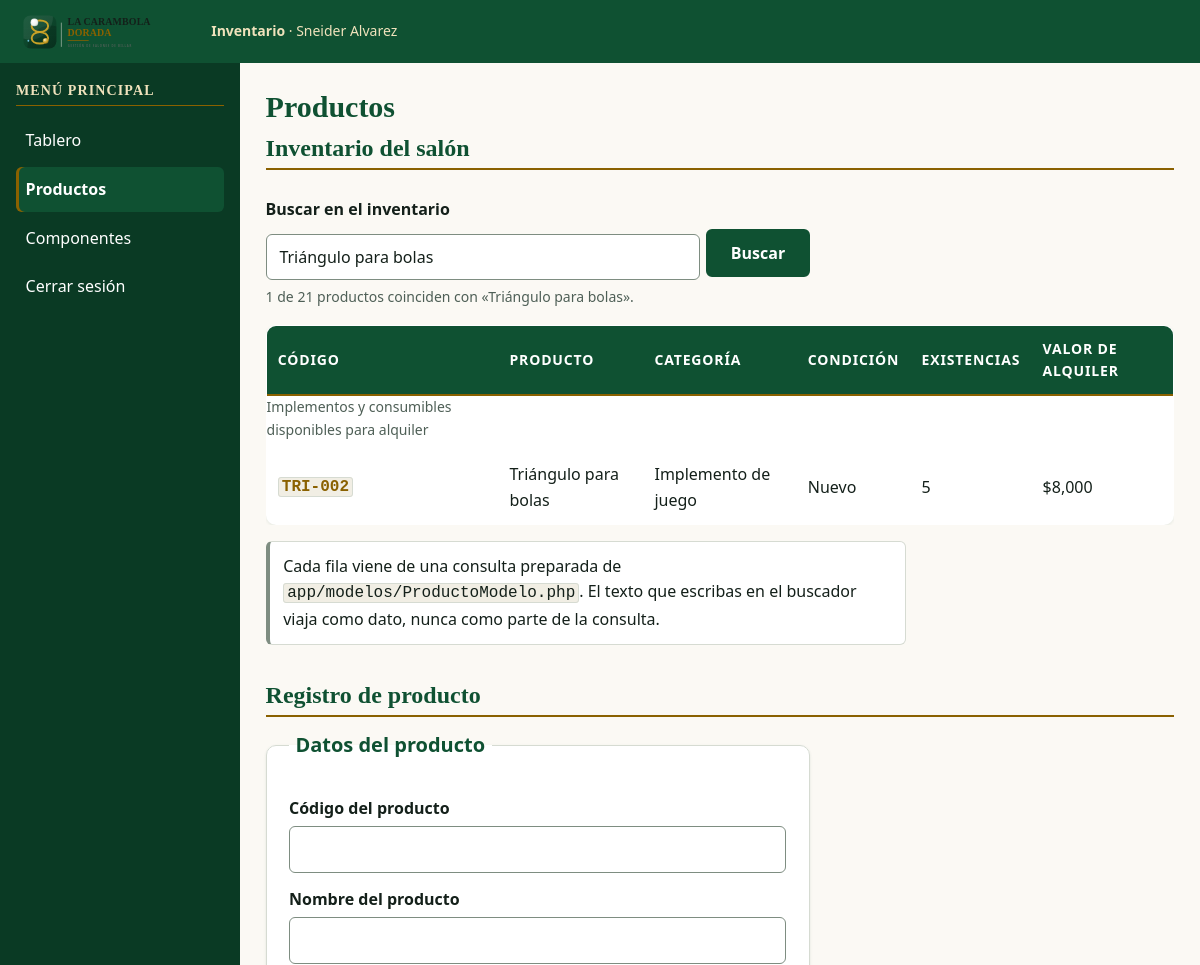
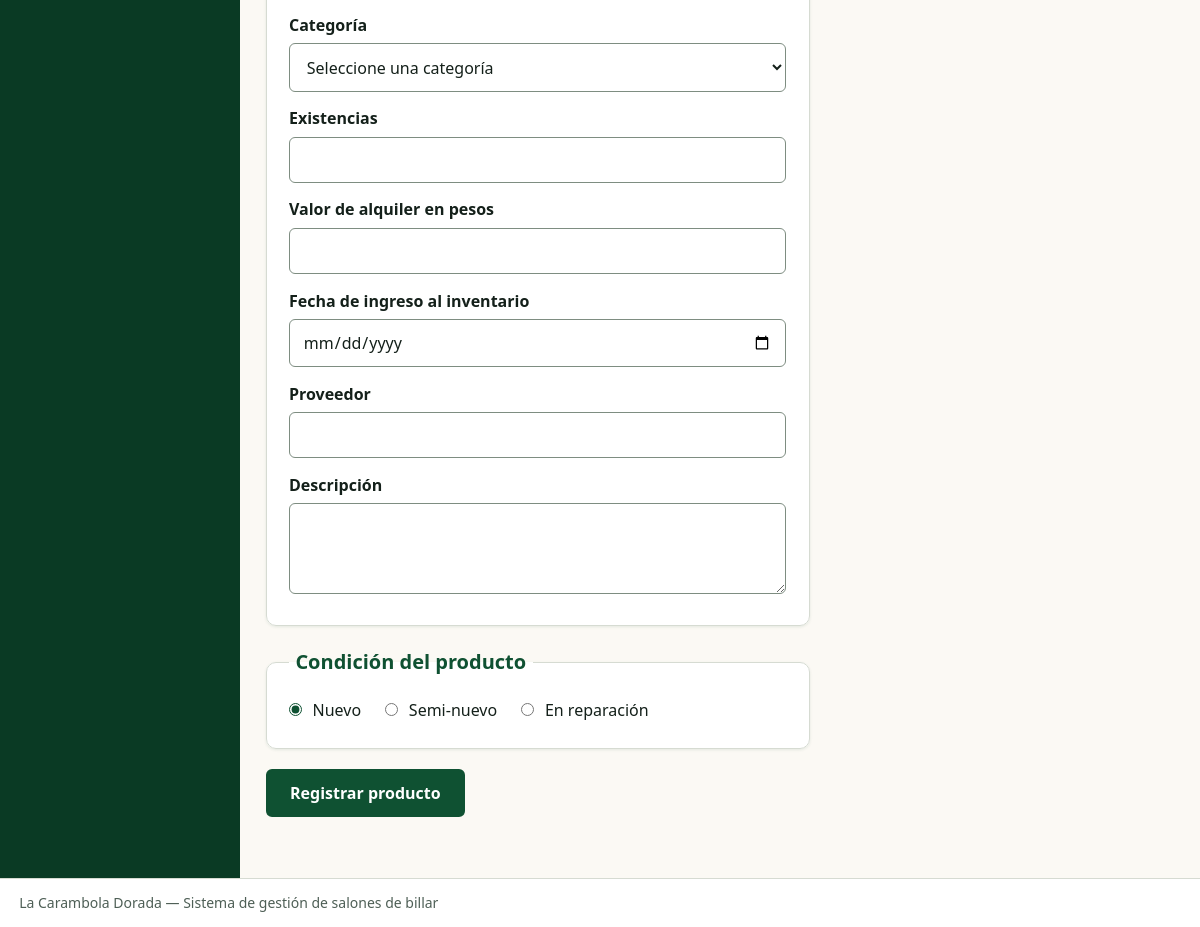
The page /productos.php?buscar=Triángulo para bolas on the database its author committed (2 pictures, top to bottom).
### tables this page shows
CREATE TABLE productos (
  id             INT UNSIGNED     NOT NULL AUTO_INCREMENT,
  codigo         CHAR(7)          NOT NULL COMMENT 'TAC-001: tres letras, guion, tres digitos',
  nombre         VARCHAR(60)      NOT NULL,
  categoria_id   INT UNSIGNED     NOT NULL,
  condicion      ENUM('Nuevo', 'Semi-nuevo', 'En reparación')
                                 NOT NULL DEFAULT 'Nuevo',
  existencias    SMALLINT UNSIGNED NOT NULL DEFAULT 0,
  valor_alquiler DECIMAL(10, 2) UNSIGNED NOT NULL,
  proveedor_id   INT UNSIGNED     NULL,
  descripcion    VARCHAR(200)     NULL,
  fecha_ingreso  DATE             NOT NULL,
  PRIMARY KEY (id),

   
  UNIQUE KEY uq_productos_codigo (codigo),

   
  KEY idx_productos_nombre (nombre),

   
   
   
  KEY idx_productos_categoria (categoria_id),
  KEY idx_productos_proveedor (proveedor_id),

   
   
  CONSTRAINT fk_productos_categoria
    FOREIGN KEY (categoria_id) REFERENCES categorias (id)
    ON UPDATE CASCADE ON DELETE RESTRICT,
  CONSTRAINT fk_productos_proveedor
    FOREIGN KEY (proveedor_id) REFERENCES proveedores (id)
    ON UPDATE CASCADE ON DELETE SET NULL,

   
  CONSTRAINT chk_productos_existencias CHECK (existencias >= 0),
  CONSTRAINT chk_productos_valor       CHECK (valor_alquiler > 0)
);

CREATE TABLE categorias (
  id          INT UNSIGNED    NOT NULL AUTO_INCREMENT,
  nombre      VARCHAR(60)     NOT NULL,
  descripcion VARCHAR(200)    NULL,
  PRIMARY KEY (id),
  UNIQUE KEY uq_categorias_nombre (nombre)
);

### app/modelos/ProductoModelo.php (called while the page is built, shortened)
<?php
function buscarProductos(PDO $pdo, string $texto, int $limite = 20): array
{
    $sql = "SELECT p.id, p.codigo, p.nombre, p.valor_alquiler, p.existencias, p.condicion,
                   c.nombre AS categoria
            FROM productos p
            INNER JOIN categorias c ON c.id = p.categoria_id
            WHERE p.nombre LIKE :por_nombre
               OR c.nombre LIKE :por_categoria
               OR p.codigo LIKE :por_codigo
            ORDER BY p.nombre
            LIMIT :limite";
    $st = $pdo->prepare($sql);
    $patronBusqueda = '%' . $texto . '%';
    $st->bindValue(':por_nombre',    $patronBusqueda, PDO::PARAM_STR);
    $st->bindValue(':por_categoria', $patronBusqueda, PDO::PARAM_STR);
    $st->bindValue(':por_codigo',    $patronBusqueda, PDO::PARAM_STR);
    $st->bindValue(':limite', $limite, PDO::PARAM_INT);
    $st->execute();
    return $st->fetchAll();
}
function contarProductos(PDO $pdo): int
{
    $st = $pdo->prepare('SELECT COUNT(*) FROM productos');
    $st->execute();
    return (int) $st->fetchColumn();
}

### productos.php (the view, shortened to what this page needs)
<?php
require_once __DIR__ . '/app/config/conexion.php';
require_once __DIR__ . '/app/modelos/ProductoModelo.php';
$texto = trim((string) ($_GET['buscar'] ?? ''));
$productos = [];
$total     = 0;
$error     = null;
try {
    $pdo = Conexion::obtener();
    $productos = buscarProductos($pdo, $texto, 100);
    $total     = contarProductos($pdo);
} catch (Throwable $e) {
    $error = 'No se pudo leer el inventario desde la base de datos. Revisa que MySQL '
           . 'esté encendido y que app/config/credenciales.php tenga la base '
           . 'y la clave correctas.';
    $detalle = $e->getMessage();
}
function esc(mixed $valor): string
{
    return htmlspecialchars((string) $valor, ENT_QUOTES | ENT_SUBSTITUTE, 'UTF-8');
}
?>
<!DOCTYPE html>
<html lang="es">
<head>
  <link rel="stylesheet" href="css/estilos.css">
</head>
<body>
  <div class="panel">
    <header class="panel__barra">
      <img src="assets/img/logo.svg" alt="La Carambola Dorada">
      <p class="panel__sesion">
        <strong>Inventario</strong> &middot; Sneider Alvarez
      </p>
    </header>
    <aside class="panel__menu" id="menu-lateral">
      <nav aria-labelledby="menu-titulo-lateral">
        <h2 id="menu-titulo-lateral">Menú principal</h2>
        <ul>
          <li><a href="dashboard.html">Tablero</a></li>
          <li><a href="productos.php" aria-current="page">Productos</a></li>
          <li><a href="componentes.html">Componentes</a></li>
          <li><a href="login.html">Cerrar sesión</a></li>
        </ul>
      </nav>
    </aside>
    <main class="panel__contenido">
      <h1>Productos</h1>
      <?php if ($error !== null): ?>
        <p class="alerta alerta--error" role="alert"><?= esc($error) ?></p>
      <?php else: ?>
      <section>
        <h2>Inventario del salón</h2>
        <form class="buscador" method="get" action="productos.php" role="search">
          <label for="buscar">Buscar en el inventario</label>
          <div class="buscador__fila">
            <input type="search" id="buscar" name="buscar" autocomplete="off"
                   placeholder="Escribe un nombre, una categoría o un código"
                   value="<?= esc($texto) ?>"
                   aria-describedby="buscador-conteo">
            <button type="submit" class="boton">Buscar</button>
          </div>
          <p class="buscador__conteo" id="buscador-conteo" role="status">
            <?php if ($texto === ''): ?>
              <?= count($productos) ?> de <?= $total ?> productos, leídos de MySQL.
            <?php else: ?>
              <?= count($productos) ?> de <?= $total ?> productos coinciden con
              &laquo;<?= esc($texto) ?>&raquo;.
            <?php endif; ?>
          </p>
        </form>
        <div class="tabla-scroll">
        <table class="tabla-productos" id="tabla-productos">
          <caption>Implementos y consumibles disponibles para alquiler</caption>
          <thead>
            <tr>
              <th scope="col">Código</th>
              <th scope="col">Producto</th>
              <th scope="col">Categoría</th>
              <th scope="col">Condición</th>
              <th scope="col">Existencias</th>
              <th scope="col">Valor de alquiler</th>
            </tr>
          </thead>
          <tbody>
            <?php foreach ($productos as $fila): ?>
              <tr>
                <th scope="row" data-label="Código"><code><?= esc($fila['codigo']) ?></code></th>
                <td data-label="Producto"><?= esc($fila['nombre']) ?></td>
                <td data-label="Categoría"><?= esc($fila['categoria']) ?></td>
                <td data-label="Condición"><?= esc($fila['condicion']) ?></td>
                <td data-label="Existencias"><?= (int) $fila['existencias'] ?></td>
                <td data-label="Valor de alquiler">$<?= number_format((float) $fila['valor_alquiler'], 0, '.', ',') ?></td>
              </tr>
            <?php endforeach; ?>
          </tbody>
        </table>
        </div>
        <p class="alerta alerta--neutro">
          Cada fila viene de una consulta preparada de
          <code>app/modelos/ProductoModelo.php</code>. El texto que escribas en
          el buscador viaja como dato, nunca como parte de la consulta.
        </p>
      </section>
      <?php endif; ?>
      <section>
        <h2>Registro de producto</h2>
        <form action="productos.php" method="post" novalidate id="form-producto">
          <fieldset>
            <legend>Datos del producto</legend>
            <label for="codigo">Código del producto</label>
            <input type="text" id="codigo" name="codigo" required
                   pattern="[A-Z]{3}-[0-9]{3}"
                   title="Tres letras en mayúscula, guion y tres dígitos. Ejemplo: TAC-001"
                   maxlength="7">
            <label for="nombre">Nombre del producto</label>
            <input type="text" id="nombre" name="nombre" required
                   minlength="3" maxlength="60">
            <label for="categoria">Categoría</label>
            <select id="categoria" name="categoria" required>
              <option value="">Seleccione una categoría</option>
            </select>
            <label for="cantidad">Existencias</label>
            <input type="number" id="cantidad" name="cantidad" required min="0" step="1">
            <label for="valor_alquiler">Valor de alquiler en pesos</label>
            <input type="number" id="valor_alquiler" name="valor_alquiler" required
                   min="0.01" step="0.01">
            <label for="fecha_ingreso">Fecha de ingreso al inventario</label>
            <input type="date" id="fecha_ingreso" name="fecha_ingreso" required>
            <label for="proveedor">Proveedor</label>
            <input type="text" id="proveedor" name="proveedor" maxlength="80">
            <label for="descripcion">Descripción</label>
            <textarea id="descripcion" name="descripcion" rows="3" maxlength="200"></textarea>
          </fieldset>
          <fieldset>
            <legend>Condición del producto</legend>
            <input type="radio" id="nuevo" name="condicion" value="nuevo" checked>
            <label for="nuevo">Nuevo</label>
            <input type="radio" id="semi_nuevo" name="condicion" value="semi_nuevo">
            <label for="semi_nuevo">Semi-nuevo</label>
            <input type="radio" id="reparacion" name="condicion" value="reparacion">
            <label for="reparacion">En reparación</label>
          </fieldset>
          <button type="submit" class="boton" id="boton-guardar">Registrar producto</button>
        </form>
      </section>
    </main>
    <footer class="panel__pie">
      <p>La Carambola Dorada — Sistema de gestión de salones de billar</p>
    </footer>
  </div>
</body>
</html>

### css/tokens.css (style rules this page uses)
:root { --color-marca: #0F5132; --color-marca-hover: #0A3A24; --color-marca-light: #E6F2EA; --color-oro: #8A6100; --color-oro-tenue: #F0E2BC; --color-bg-main: #FBF9F4; --color-surface: #FFFFFF; --color-surface-alt: #F1EEE4; --color-text-main: #14201A; --color-text-muted: #4E5F56; --color-text-inverse: #FFFFFF; --color-link: #0F5132; --color-success: #15803D; --color-warning: #8A5300; --color-error: #B3261E; --color-info: #15506B; --border-color: #D6DBD2; --border-control: #7E8D81; --focus-ring: #0F5132; --shadow-sm: 0 1px 3px rgba(15, 81, 50, 0.10); --shadow-md: 0 4px 6px -1px rgba(15, 81, 50, 0.15); --shadow-lg: 0 10px 20px -6px rgba(15, 81, 50, 0.20); --font-display: Georgia, 'Times New Roman', Times, serif; --font-body: 'Segoe UI', Arial, Helvetica, sans-serif; --radius-sm: 6px; --radius-md: 10px; --radius-lg: 26px; }

### rows shown on the page
productos: codigo "TRI-002", nombre "Triángulo para bolas", categoria.nombre "Implemento de juego", condicion "Nuevo", existencias "5", valor_alquiler "8,000"

### other values the page prints
count($productos) "1"
$total "21"
$texto "Triángulo para bolas"
